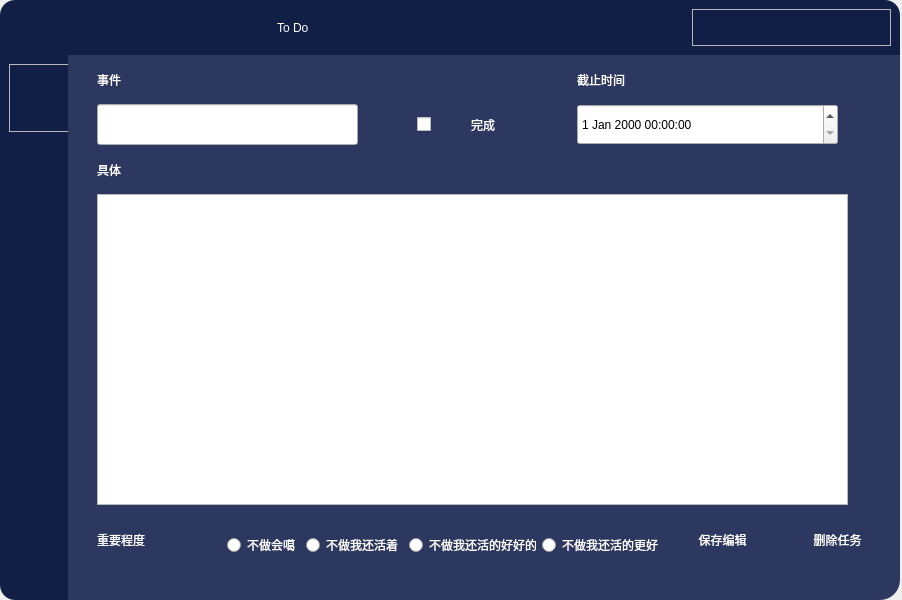
<?xml version="1.0" encoding="UTF-8"?>
<ui version="4.0">
 <class>MainWindow</class>
 <widget class="QMainWindow" name="MainWindow">
  <property name="geometry">
   <rect>
    <x>0</x>
    <y>0</y>
    <width>902</width>
    <height>600</height>
   </rect>
  </property>
  <property name="windowTitle">
   <string>MainWindow</string>
  </property>
  <widget class="QWidget" name="centralwidget">
   <widget class="QWidget" name="widget" native="true">
    <property name="geometry">
     <rect>
      <x>0</x>
      <y>0</y>
      <width>900</width>
      <height>600</height>
     </rect>
    </property>
    <property name="minimumSize">
     <size>
      <width>900</width>
      <height>600</height>
     </size>
    </property>
    <property name="maximumSize">
     <size>
      <width>900</width>
      <height>600</height>
     </size>
    </property>
    <property name="styleSheet">
     <string notr="true">#widget{
background-color:rgb(45,56,96);
border-radius:20px;
}</string>
    </property>
    <layout class="QVBoxLayout" name="verticalLayout">
     <property name="spacing">
      <number>0</number>
     </property>
     <property name="leftMargin">
      <number>0</number>
     </property>
     <property name="topMargin">
      <number>0</number>
     </property>
     <property name="rightMargin">
      <number>0</number>
     </property>
     <property name="bottomMargin">
      <number>0</number>
     </property>
     <item>
      <widget class="QWidget" name="widget_2" native="true">
       <property name="sizePolicy">
        <sizepolicy hsizetype="Preferred" vsizetype="Expanding">
         <horstretch>0</horstretch>
         <verstretch>1</verstretch>
        </sizepolicy>
       </property>
       <property name="styleSheet">
        <string notr="true">#widget_2{
background-color:rgb(17,30,70);
border-top-left-radius:15px;
border-top-right-radius:15px;
}</string>
       </property>
       <layout class="QHBoxLayout" name="horizontalLayout_2">
        <item>
         <spacer name="horizontalSpacer">
          <property name="orientation">
           <enum>Qt::Horizontal</enum>
          </property>
          <property name="sizeHint" stdset="0">
           <size>
            <width>268</width>
            <height>20</height>
           </size>
          </property>
         </spacer>
        </item>
        <item>
         <widget class="QLabel" name="label">
          <property name="sizePolicy">
           <sizepolicy hsizetype="Expanding" vsizetype="Preferred">
            <horstretch>0</horstretch>
            <verstretch>0</verstretch>
           </sizepolicy>
          </property>
          <property name="styleSheet">
           <string notr="true">font: 24pt &quot;Microsoft YaHei UI&quot;;
color: rgb(255, 255, 255);</string>
          </property>
          <property name="text">
           <string>To Do</string>
          </property>
         </widget>
        </item>
        <item>
         <spacer name="horizontalSpacer_2">
          <property name="orientation">
           <enum>Qt::Horizontal</enum>
          </property>
          <property name="sizeHint" stdset="0">
           <size>
            <width>209</width>
            <height>20</height>
           </size>
          </property>
         </spacer>
        </item>
        <item>
         <widget class="QFrame" name="frame">
          <property name="sizePolicy">
           <sizepolicy hsizetype="Expanding" vsizetype="Preferred">
            <horstretch>0</horstretch>
            <verstretch>0</verstretch>
           </sizepolicy>
          </property>
          <property name="frameShape">
           <enum>QFrame::StyledPanel</enum>
          </property>
          <property name="frameShadow">
           <enum>QFrame::Raised</enum>
          </property>
          <layout class="QHBoxLayout" name="horizontalLayout_3">
           <property name="spacing">
            <number>9</number>
           </property>
           <property name="leftMargin">
            <number>0</number>
           </property>
           <property name="topMargin">
            <number>0</number>
           </property>
           <property name="rightMargin">
            <number>0</number>
           </property>
           <property name="bottomMargin">
            <number>0</number>
           </property>
           <item>
            <widget class="QPushButton" name="hiding">
             <property name="styleSheet">
              <string notr="true">#hiding{
	color:rgb(255,255,255);
	font: 26pt &quot;Microsoft YaHei UI&quot;;
}
QPushButton{
border:none;
}
QPushButton:pressed{
	padding-botton:5px;
}
QPushButton:hover {
                background-color: rgb(45, 56, 96);
            }
            QPushButton:pressed {
                background-color: rgb(17, 30, 70);
            }</string>
             </property>
             <property name="text">
              <string/>
             </property>
             <property name="icon">
              <iconset resource="../resources.qrc">
               <normaloff>:/img/icon/缩小.png</normaloff>:/img/icon/缩小.png</iconset>
             </property>
             <property name="iconSize">
              <size>
               <width>23</width>
               <height>30</height>
              </size>
             </property>
            </widget>
           </item>
           <item>
            <widget class="QPushButton" name="enlarge">
             <property name="styleSheet">
              <string notr="true">#enlarge{
	color:rgb(255,255,255);
	font: 26pt &quot;Microsoft YaHei UI&quot;;
}
QPushButton{
border:none;
}
QPushButton:pressed{
	padding-botton:5px;
}
QPushButton:hover {
                background-color: rgb(45, 56, 96);
            }
            QPushButton:pressed {
                background-color: rgb(17, 30, 70);
            }</string>
             </property>
             <property name="text">
              <string/>
             </property>
             <property name="icon">
              <iconset resource="../resources.qrc">
               <normaloff>:/img/icon/小窗.png</normaloff>:/img/icon/小窗.png</iconset>
             </property>
             <property name="iconSize">
              <size>
               <width>23</width>
               <height>30</height>
              </size>
             </property>
            </widget>
           </item>
           <item>
            <widget class="QPushButton" name="closeBtn">
             <property name="styleSheet">
              <string notr="true">#close{
	color:rgb(255,255,255);
	font: 26pt &quot;Microsoft YaHei UI&quot;;
}
QPushButton{
border:none;
}
QPushButton:pressed{
	padding-botton:5px;
}
QPushButton:hover {
                background-color: rgb(45, 56, 96);
            }
            QPushButton:pressed {
                background-color: rgb(17, 30, 70);
            }</string>
             </property>
             <property name="text">
              <string/>
             </property>
             <property name="icon">
              <iconset resource="../resources.qrc">
               <normaloff>:/img/icon/关闭.png</normaloff>:/img/icon/关闭.png</iconset>
             </property>
             <property name="iconSize">
              <size>
               <width>23</width>
               <height>30</height>
              </size>
             </property>
            </widget>
           </item>
          </layout>
         </widget>
        </item>
       </layout>
      </widget>
     </item>
     <item>
      <widget class="QWidget" name="widget_3" native="true">
       <property name="sizePolicy">
        <sizepolicy hsizetype="Preferred" vsizetype="Expanding">
         <horstretch>0</horstretch>
         <verstretch>10</verstretch>
        </sizepolicy>
       </property>
       <layout class="QHBoxLayout" name="horizontalLayout">
        <property name="spacing">
         <number>0</number>
        </property>
        <property name="leftMargin">
         <number>0</number>
        </property>
        <property name="topMargin">
         <number>0</number>
        </property>
        <property name="rightMargin">
         <number>0</number>
        </property>
        <property name="bottomMargin">
         <number>0</number>
        </property>
        <item>
         <widget class="QWidget" name="LeftBar" native="true">
          <property name="minimumSize">
           <size>
            <width>68</width>
            <height>0</height>
           </size>
          </property>
          <property name="maximumSize">
           <size>
            <width>68</width>
            <height>16777215</height>
           </size>
          </property>
          <property name="styleSheet">
           <string notr="true">#LeftBar{
background-color:rgb(17,30,70);
border-bottom-left-radius:15px;
}</string>
          </property>
          <layout class="QVBoxLayout" name="verticalLayout_2">
           <item>
            <widget class="QWidget" name="widget_4" native="true">
             <property name="sizePolicy">
              <sizepolicy hsizetype="Preferred" vsizetype="Expanding">
               <horstretch>0</horstretch>
               <verstretch>0</verstretch>
              </sizepolicy>
             </property>
             <property name="minimumSize">
              <size>
               <width>160</width>
               <height>68</height>
              </size>
             </property>
             <property name="maximumSize">
              <size>
               <width>160</width>
               <height>68</height>
              </size>
             </property>
             <layout class="QHBoxLayout" name="horizontalLayout_4">
              <property name="spacing">
               <number>0</number>
              </property>
              <property name="leftMargin">
               <number>0</number>
              </property>
              <property name="topMargin">
               <number>0</number>
              </property>
              <property name="rightMargin">
               <number>0</number>
              </property>
              <property name="bottomMargin">
               <number>0</number>
              </property>
              <item>
               <widget class="QFrame" name="frame_2">
                <property name="minimumSize">
                 <size>
                  <width>68</width>
                  <height>68</height>
                 </size>
                </property>
                <property name="maximumSize">
                 <size>
                  <width>68</width>
                  <height>68</height>
                 </size>
                </property>
                <property name="frameShape">
                 <enum>QFrame::StyledPanel</enum>
                </property>
                <property name="frameShadow">
                 <enum>QFrame::Raised</enum>
                </property>
               </widget>
              </item>
              <item>
               <widget class="QLabel" name="label_2">
                <property name="text">
                 <string>TextLabel</string>
                </property>
               </widget>
              </item>
             </layout>
            </widget>
           </item>
           <item>
            <widget class="QWidget" name="widget_6" native="true">
             <property name="sizePolicy">
              <sizepolicy hsizetype="Preferred" vsizetype="Expanding">
               <horstretch>0</horstretch>
               <verstretch>2</verstretch>
              </sizepolicy>
             </property>
             <property name="minimumSize">
              <size>
               <width>160</width>
               <height>0</height>
              </size>
             </property>
             <property name="maximumSize">
              <size>
               <width>160</width>
               <height>16777215</height>
              </size>
             </property>
             <layout class="QVBoxLayout" name="verticalLayout_3">
              <property name="spacing">
               <number>0</number>
              </property>
              <property name="leftMargin">
               <number>0</number>
              </property>
              <property name="topMargin">
               <number>0</number>
              </property>
              <property name="rightMargin">
               <number>0</number>
              </property>
              <property name="bottomMargin">
               <number>0</number>
              </property>
              <item>
               <widget class="QPushButton" name="event">
                <property name="minimumSize">
                 <size>
                  <width>60</width>
                  <height>0</height>
                 </size>
                </property>
                <property name="maximumSize">
                 <size>
                  <width>160</width>
                  <height>16777215</height>
                 </size>
                </property>
                <property name="styleSheet">
                 <string notr="true">#event{
	color:rgb(255,255,255);
	font: 26pt &quot;Microsoft YaHei UI&quot;;
}
QPushButton{
border:none;
}
QPushButton:pressed{
	padding-botton:5px;
}
QPushButton:hover {
                background-color: rgb(45, 56, 96);
            }
            QPushButton:pressed {
                background-color: rgb(17, 30, 70);
            }</string>
                </property>
                <property name="text">
                 <string> Event</string>
                </property>
                <property name="icon">
                 <iconset resource="../resources.qrc">
                  <normaloff>:/img/icon/待办 full.png</normaloff>:/img/icon/待办 full.png</iconset>
                </property>
                <property name="iconSize">
                 <size>
                  <width>47</width>
                  <height>47</height>
                 </size>
                </property>
               </widget>
              </item>
              <item>
               <widget class="QPushButton" name="add">
                <property name="minimumSize">
                 <size>
                  <width>60</width>
                  <height>0</height>
                 </size>
                </property>
                <property name="maximumSize">
                 <size>
                  <width>160</width>
                  <height>16777215</height>
                 </size>
                </property>
                <property name="styleSheet">
                 <string notr="true">#add{
	color:rgb(255,255,255);
	font: 26pt &quot;Microsoft YaHei UI&quot;;
}
QPushButton{
border:none;
}
QPushButton:pressed{
	padding-botton:5px;
}
QPushButton:hover {
                background-color: rgb(45, 56, 96);
            }
            QPushButton:pressed {
                background-color: rgb(17, 30, 70);
            }</string>
                </property>
                <property name="text">
                 <string> Add  </string>
                </property>
                <property name="icon">
                 <iconset resource="../resources.qrc">
                  <normaloff>:/img/icon/add.png</normaloff>:/img/icon/add.png</iconset>
                </property>
                <property name="iconSize">
                 <size>
                  <width>43</width>
                  <height>43</height>
                 </size>
                </property>
               </widget>
              </item>
              <item>
               <widget class="QPushButton" name="four">
                <property name="minimumSize">
                 <size>
                  <width>60</width>
                  <height>0</height>
                 </size>
                </property>
                <property name="maximumSize">
                 <size>
                  <width>160</width>
                  <height>16777215</height>
                 </size>
                </property>
                <property name="styleSheet">
                 <string notr="true">#four{
	color:rgb(255,255,255);
	font: 26pt &quot;Microsoft YaHei UI&quot;;
}
QPushButton{
border:none;
}
QPushButton:pressed{
	padding-botton:5px;
}
QPushButton:hover {
                background-color: rgb(45, 56, 96);
            }
            QPushButton:pressed {
                background-color: rgb(17, 30, 70);
            }</string>
                </property>
                <property name="text">
                 <string>   Four</string>
                </property>
                <property name="icon">
                 <iconset resource="../resources.qrc">
                  <normaloff>:/img/icon/工作台.png</normaloff>:/img/icon/工作台.png</iconset>
                </property>
                <property name="iconSize">
                 <size>
                  <width>58</width>
                  <height>58</height>
                 </size>
                </property>
               </widget>
              </item>
             </layout>
            </widget>
           </item>
           <item>
            <widget class="QWidget" name="widget_7" native="true">
             <property name="sizePolicy">
              <sizepolicy hsizetype="Preferred" vsizetype="Expanding">
               <horstretch>0</horstretch>
               <verstretch>1</verstretch>
              </sizepolicy>
             </property>
             <property name="minimumSize">
              <size>
               <width>160</width>
               <height>0</height>
              </size>
             </property>
             <property name="maximumSize">
              <size>
               <width>160</width>
               <height>16777215</height>
              </size>
             </property>
            </widget>
           </item>
          </layout>
         </widget>
        </item>
        <item>
         <widget class="QWidget" name="widget_5" native="true">
          <layout class="QHBoxLayout" name="horizontalLayout_5">
           <item>
            <widget class="QStackedWidget" name="stackedWidget">
             <widget class="QWidget" name="edit">
              <widget class="QLineEdit" name="event_txt">
               <property name="geometry">
                <rect>
                 <x>20</x>
                 <y>40</y>
                 <width>261</width>
                 <height>41</height>
                </rect>
               </property>
               <property name="styleSheet">
                <string notr="true">font: 16pt &quot;Microsoft YaHei UI&quot;;</string>
               </property>
              </widget>
              <widget class="QLabel" name="label_12">
               <property name="geometry">
                <rect>
                 <x>500</x>
                 <y>0</y>
                 <width>101</width>
                 <height>31</height>
                </rect>
               </property>
               <property name="styleSheet">
                <string notr="true">color: rgb(255, 255, 255);
font: 18pt &quot;Microsoft YaHei UI&quot;;</string>
               </property>
               <property name="text">
                <string>截止时间</string>
               </property>
              </widget>
              <widget class="QDateTimeEdit" name="dateTimeEdit_2">
               <property name="geometry">
                <rect>
                 <x>500</x>
                 <y>40</y>
                 <width>261</width>
                 <height>41</height>
                </rect>
               </property>
               <property name="styleSheet">
                <string notr="true">font: 12pt &quot;Microsoft YaHei UI&quot;;</string>
               </property>
              </widget>
              <widget class="QLabel" name="label_13">
               <property name="geometry">
                <rect>
                 <x>20</x>
                 <y>0</y>
                 <width>91</width>
                 <height>31</height>
                </rect>
               </property>
               <property name="styleSheet">
                <string notr="true">color: rgb(255, 255, 255);
font: 18pt &quot;Microsoft YaHei UI&quot;;</string>
               </property>
               <property name="text">
                <string>事件</string>
               </property>
              </widget>
              <widget class="QPushButton" name="save_btn_2">
               <property name="geometry">
                <rect>
                 <x>590</x>
                 <y>460</y>
                 <width>111</width>
                 <height>31</height>
                </rect>
               </property>
               <property name="styleSheet">
                <string notr="true">#save_btn_2{
	color: rgb(255, 255, 255);
	font: 18pt &quot;Microsoft YaHei UI&quot;;
}
QPushButton{
border:none;
}
QPushButton:pressed{
	padding-botton:5px;
}
QPushButton:hover {
                
	background-color: rgb(17, 30, 70);
            }
            QPushButton:pressed {
	
                background-color: rgb(45, 56, 96);
            }</string>
               </property>
               <property name="text">
                <string>保存编辑</string>
               </property>
              </widget>
              <widget class="QLabel" name="label_14">
               <property name="geometry">
                <rect>
                 <x>20</x>
                 <y>460</y>
                 <width>101</width>
                 <height>31</height>
                </rect>
               </property>
               <property name="styleSheet">
                <string notr="true">color: rgb(255, 255, 255);
font: 18pt &quot;Microsoft YaHei UI&quot;;</string>
               </property>
               <property name="text">
                <string>重要程度</string>
               </property>
              </widget>
              <widget class="QLabel" name="label_15">
               <property name="geometry">
                <rect>
                 <x>20</x>
                 <y>90</y>
                 <width>71</width>
                 <height>31</height>
                </rect>
               </property>
               <property name="styleSheet">
                <string notr="true">color: rgb(255, 255, 255);
font: 18pt &quot;Microsoft YaHei UI&quot;;</string>
               </property>
               <property name="text">
                <string>具体</string>
               </property>
              </widget>
              <widget class="QTextEdit" name="textEdit">
               <property name="geometry">
                <rect>
                 <x>20</x>
                 <y>130</y>
                 <width>751</width>
                 <height>311</height>
                </rect>
               </property>
               <property name="styleSheet">
                <string notr="true">font: 16pt &quot;Microsoft YaHei UI&quot;;</string>
               </property>
              </widget>
              <widget class="QWidget" name="layoutWidget">
               <property name="geometry">
                <rect>
                 <x>150</x>
                 <y>470</y>
                 <width>436</width>
                 <height>22</height>
                </rect>
               </property>
               <layout class="QHBoxLayout" name="horizontalLayout_7">
                <item>
                 <widget class="QRadioButton" name="radioButton">
                  <property name="styleSheet">
                   <string notr="true">color: rgb(255, 255, 255);</string>
                  </property>
                  <property name="text">
                   <string>不做会噶</string>
                  </property>
                 </widget>
                </item>
                <item>
                 <widget class="QRadioButton" name="radioButton_2">
                  <property name="styleSheet">
                   <string notr="true">color: rgb(255, 255, 255);</string>
                  </property>
                  <property name="text">
                   <string>不做我还活着</string>
                  </property>
                 </widget>
                </item>
                <item>
                 <widget class="QRadioButton" name="radioButton_3">
                  <property name="styleSheet">
                   <string notr="true">color: rgb(255, 255, 255);</string>
                  </property>
                  <property name="text">
                   <string>不做我还活的好好的</string>
                  </property>
                 </widget>
                </item>
                <item>
                 <widget class="QRadioButton" name="radioButton_4">
                  <property name="styleSheet">
                   <string notr="true">color: rgb(255, 255, 255);</string>
                  </property>
                  <property name="text">
                   <string>不做我还活的更好</string>
                  </property>
                 </widget>
                </item>
               </layout>
              </widget>
              <widget class="QWidget" name="layoutWidget">
               <property name="geometry">
                <rect>
                 <x>340</x>
                 <y>40</y>
                 <width>101</width>
                 <height>41</height>
                </rect>
               </property>
               <layout class="QHBoxLayout" name="horizontalLayout_8">
                <item>
                 <widget class="QCheckBox" name="checkBox">
                  <property name="text">
                   <string/>
                  </property>
                 </widget>
                </item>
                <item>
                 <widget class="QLabel" name="label_16">
                  <property name="styleSheet">
                   <string notr="true">color: rgb(255, 255, 255);
font: 18pt &quot;Microsoft YaHei UI&quot;;</string>
                  </property>
                  <property name="text">
                   <string>完成</string>
                  </property>
                 </widget>
                </item>
               </layout>
              </widget>
              <widget class="QPushButton" name="delete_btn">
               <property name="geometry">
                <rect>
                 <x>710</x>
                 <y>460</y>
                 <width>101</width>
                 <height>31</height>
                </rect>
               </property>
               <property name="styleSheet">
                <string notr="true">#delete_btn{
	color: rgb(255, 255, 255);
	font: 18pt &quot;Microsoft YaHei UI&quot;;
}
QPushButton{
border:none;
}
QPushButton:pressed{
	padding-botton:5px;
}
QPushButton:hover {
                
	background-color: rgb(17, 30, 70);
            }
            QPushButton:pressed {
	
                background-color: rgb(45, 56, 96);
            }</string>
               </property>
               <property name="text">
                <string>删除任务</string>
               </property>
              </widget>
             </widget>
             <widget class="QWidget" name="event_2">
              <layout class="QGridLayout" name="gridLayout">
               <item row="3" column="1">
                <widget class="QListWidget" name="list4">
                 <property name="styleSheet">
                  <string notr="true">font: 18pt &quot;Microsoft YaHei UI&quot;;</string>
                 </property>
                </widget>
               </item>
               <item row="1" column="0">
                <widget class="QListWidget" name="list2">
                 <property name="styleSheet">
                  <string notr="true">font: 18pt &quot;Microsoft YaHei UI&quot;;</string>
                 </property>
                </widget>
               </item>
               <item row="2" column="0">
                <widget class="QLabel" name="label_7">
                 <property name="text">
                  <string>&lt;html&gt;&lt;head/&gt;&lt;body&gt;&lt;p align=&quot;center&quot;&gt;&lt;span style=&quot; font-weight:700; font-style:italic; color:#ffffff;&quot;&gt;不重要不紧急&lt;/span&gt;&lt;/p&gt;&lt;/body&gt;&lt;/html&gt;</string>
                 </property>
                </widget>
               </item>
               <item row="3" column="0">
                <widget class="QListWidget" name="list3">
                 <property name="styleSheet">
                  <string notr="true">font: 18pt &quot;Microsoft YaHei UI&quot;;</string>
                 </property>
                </widget>
               </item>
               <item row="1" column="1">
                <widget class="QListWidget" name="list1">
                 <property name="styleSheet">
                  <string notr="true">font: 18pt &quot;Microsoft YaHei UI&quot;;</string>
                 </property>
                </widget>
               </item>
               <item row="2" column="1">
                <widget class="QLabel" name="label_8">
                 <property name="text">
                  <string>&lt;html&gt;&lt;head/&gt;&lt;body&gt;&lt;p align=&quot;center&quot;&gt;&lt;span style=&quot; font-weight:700; font-style:italic; color:#ffffff;&quot;&gt;紧急&lt;/span&gt;&lt;/p&gt;&lt;/body&gt;&lt;/html&gt;</string>
                 </property>
                </widget>
               </item>
               <item row="0" column="0">
                <widget class="QLabel" name="label_9">
                 <property name="text">
                  <string>&lt;html&gt;&lt;head/&gt;&lt;body&gt;&lt;p align=&quot;center&quot;&gt;&lt;span style=&quot; font-weight:700; font-style:italic; color:#ffffff;&quot;&gt;重要&lt;/span&gt;&lt;/p&gt;&lt;/body&gt;&lt;/html&gt;</string>
                 </property>
                </widget>
               </item>
               <item row="0" column="1">
                <widget class="QLabel" name="label_10">
                 <property name="text">
                  <string>&lt;html&gt;&lt;head/&gt;&lt;body&gt;&lt;p align=&quot;center&quot;&gt;&lt;span style=&quot; font-weight:700; font-style:italic; color:#ffffff;&quot;&gt;重要紧急&lt;/span&gt;&lt;/p&gt;&lt;/body&gt;&lt;/html&gt;</string>
                 </property>
                </widget>
               </item>
              </layout>
             </widget>
             <widget class="QWidget" name="add_2">
              <widget class="QTextEdit" name="des_txt">
               <property name="geometry">
                <rect>
                 <x>9</x>
                 <y>133</y>
                 <width>796</width>
                 <height>291</height>
                </rect>
               </property>
               <property name="styleSheet">
                <string notr="true">font: 16pt &quot;Microsoft YaHei UI&quot;;</string>
               </property>
              </widget>
              <widget class="QLabel" name="label_3">
               <property name="geometry">
                <rect>
                 <x>9</x>
                 <y>9</y>
                 <width>101</width>
                 <height>31</height>
                </rect>
               </property>
               <property name="text">
                <string>&lt;html&gt;&lt;head/&gt;&lt;body&gt;&lt;p&gt;&lt;span style=&quot; font-size:18pt; color:#ffffff;&quot;&gt;事项&lt;/span&gt;&lt;/p&gt;&lt;/body&gt;&lt;/html&gt;</string>
               </property>
              </widget>
              <widget class="QLabel" name="label_4">
               <property name="geometry">
                <rect>
                 <x>10</x>
                 <y>100</y>
                 <width>129</width>
                 <height>31</height>
                </rect>
               </property>
               <property name="text">
                <string>&lt;html&gt;&lt;head/&gt;&lt;body&gt;&lt;p&gt;&lt;span style=&quot; font-size:18pt; color:#ffffff;&quot;&gt;具体&lt;/span&gt;&lt;/p&gt;&lt;/body&gt;&lt;/html&gt;</string>
               </property>
              </widget>
              <widget class="QCheckBox" name="status_check">
               <property name="geometry">
                <rect>
                 <x>330</x>
                 <y>50</y>
                 <width>106</width>
                 <height>41</height>
                </rect>
               </property>
               <property name="styleSheet">
                <string notr="true">font: 22pt &quot;Microsoft YaHei UI&quot;;
color: rgb(255, 255, 255);</string>
               </property>
               <property name="text">
                <string/>
               </property>
              </widget>
              <widget class="QLineEdit" name="Event_txt">
               <property name="geometry">
                <rect>
                 <x>10</x>
                 <y>50</y>
                 <width>291</width>
                 <height>41</height>
                </rect>
               </property>
               <property name="styleSheet">
                <string notr="true">font: 16pt &quot;Microsoft YaHei UI&quot;;</string>
               </property>
              </widget>
              <widget class="QLabel" name="label_5">
               <property name="geometry">
                <rect>
                 <x>470</x>
                 <y>10</y>
                 <width>121</width>
                 <height>31</height>
                </rect>
               </property>
               <property name="text">
                <string>&lt;html&gt;&lt;head/&gt;&lt;body&gt;&lt;p&gt;&lt;span style=&quot; font-size:18pt; color:#ffffff;&quot;&gt;截止时间&lt;/span&gt;&lt;/p&gt;&lt;/body&gt;&lt;/html&gt;</string>
               </property>
              </widget>
              <widget class="QLabel" name="label_6">
               <property name="geometry">
                <rect>
                 <x>10</x>
                 <y>450</y>
                 <width>141</width>
                 <height>41</height>
                </rect>
               </property>
               <property name="styleSheet">
                <string notr="true">color: rgb(255, 255, 255);
font: 18pt &quot;Microsoft YaHei UI&quot;;</string>
               </property>
               <property name="text">
                <string>&lt;html&gt;&lt;head/&gt;&lt;body&gt;&lt;p&gt;重要程度&lt;/p&gt;&lt;/body&gt;&lt;/html&gt;</string>
               </property>
              </widget>
              <widget class="QDateTimeEdit" name="dateTimeEdit">
               <property name="geometry">
                <rect>
                 <x>470</x>
                 <y>50</y>
                 <width>281</width>
                 <height>41</height>
                </rect>
               </property>
               <property name="styleSheet">
                <string notr="true">font: 16pt &quot;Microsoft YaHei UI&quot;;</string>
               </property>
              </widget>
              <widget class="QPushButton" name="save_btn">
               <property name="geometry">
                <rect>
                 <x>650</x>
                 <y>460</y>
                 <width>141</width>
                 <height>31</height>
                </rect>
               </property>
               <property name="styleSheet">
                <string notr="true">#save_btn{
	color: rgb(255, 255, 255);
	font: 18pt &quot;Microsoft YaHei UI&quot;;
}
QPushButton{
border:none;
}
QPushButton:pressed{
	padding-botton:5px;
}
QPushButton:hover {
                
			background-color: rgb(17, 30, 70);
            }
            QPushButton:pressed {
	
                background-color: rgb(45, 56, 96);
            }</string>
               </property>
               <property name="text">
                <string extracomment="save">保存</string>
               </property>
               <property name="icon">
                <iconset resource="../resources.qrc">
                 <normaloff>:/img/icon/部署.png</normaloff>:/img/icon/部署.png</iconset>
               </property>
              </widget>
              <widget class="QWidget" name="layoutWidget">
               <property name="geometry">
                <rect>
                 <x>170</x>
                 <y>460</y>
                 <width>444</width>
                 <height>22</height>
                </rect>
               </property>
               <layout class="QHBoxLayout" name="horizontalLayout_6">
                <item>
                 <widget class="QRadioButton" name="RBtn1">
                  <property name="styleSheet">
                   <string notr="true">color: rgb(255, 255, 255);</string>
                  </property>
                  <property name="text">
                   <string>  不做我会噶</string>
                  </property>
                 </widget>
                </item>
                <item>
                 <widget class="QRadioButton" name="RBtn2">
                  <property name="styleSheet">
                   <string notr="true">color: rgb(255, 255, 255);</string>
                  </property>
                  <property name="text">
                   <string>不做我还活着</string>
                  </property>
                 </widget>
                </item>
                <item>
                 <widget class="QRadioButton" name="RBtn3">
                  <property name="styleSheet">
                   <string notr="true">color: rgb(255, 255, 255);</string>
                  </property>
                  <property name="text">
                   <string>不做我还活的好好的</string>
                  </property>
                 </widget>
                </item>
                <item>
                 <widget class="QRadioButton" name="RBtn4">
                  <property name="styleSheet">
                   <string notr="true">color: rgb(255, 255, 255);</string>
                  </property>
                  <property name="text">
                   <string>不做我活的更好</string>
                  </property>
                 </widget>
                </item>
               </layout>
              </widget>
              <widget class="QLabel" name="label_11">
               <property name="geometry">
                <rect>
                 <x>350</x>
                 <y>50</y>
                 <width>81</width>
                 <height>41</height>
                </rect>
               </property>
               <property name="styleSheet">
                <string notr="true">font: 18pt &quot;Microsoft YaHei UI&quot;;</string>
               </property>
               <property name="text">
                <string>&lt;html&gt;&lt;head/&gt;&lt;body&gt;&lt;p&gt;&lt;span style=&quot; font-size:18pt; color:#ffffff;&quot;&gt;未完成&lt;/span&gt;&lt;/p&gt;&lt;/body&gt;&lt;/html&gt;</string>
               </property>
              </widget>
             </widget>
            </widget>
           </item>
          </layout>
         </widget>
        </item>
       </layout>
      </widget>
     </item>
    </layout>
   </widget>
  </widget>
 </widget>
 <resources>
  <include location="../resources.qrc"/>
 </resources>
 <connections>
  <connection>
   <sender>closeBtn</sender>
   <signal>clicked()</signal>
   <receiver>MainWindow</receiver>
   <slot>close()</slot>
   <hints>
    <hint type="sourcelabel">
     <x>916</x>
     <y>88</y>
    </hint>
    <hint type="destinationlabel">
     <x>967</x>
     <y>27</y>
    </hint>
   </hints>
  </connection>
  <connection>
   <sender>hiding</sender>
   <signal>clicked()</signal>
   <receiver>MainWindow</receiver>
   <slot>showMinimized()</slot>
   <hints>
    <hint type="sourcelabel">
     <x>783</x>
     <y>88</y>
    </hint>
    <hint type="destinationlabel">
     <x>793</x>
     <y>10</y>
    </hint>
   </hints>
  </connection>
  <connection>
   <sender>enlarge</sender>
   <signal>clicked()</signal>
   <receiver>MainWindow</receiver>
   <slot>showMaximized()</slot>
   <hints>
    <hint type="sourcelabel">
     <x>847</x>
     <y>82</y>
    </hint>
    <hint type="destinationlabel">
     <x>862</x>
     <y>26</y>
    </hint>
   </hints>
  </connection>
 </connections>
</ui>
